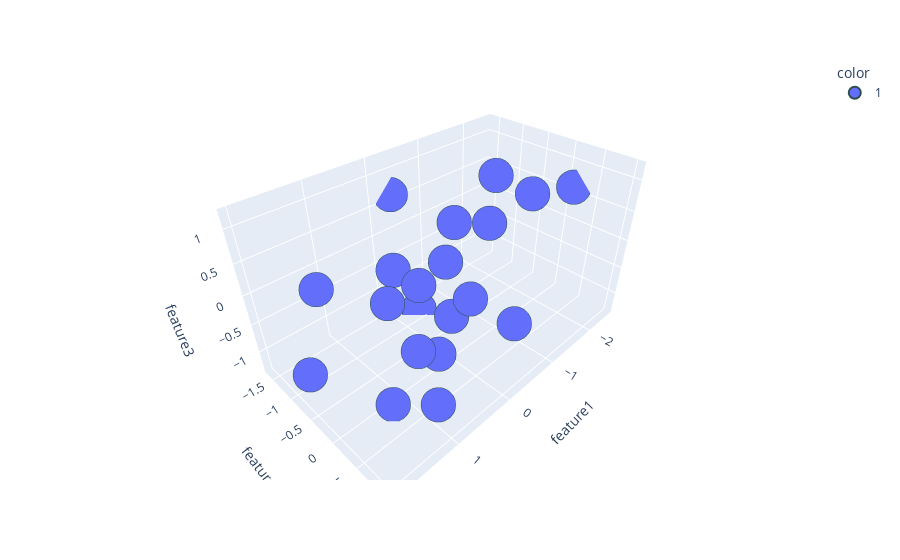

Here is the notebook cell this chart was saved with:
### Code cell
import plotly.express as px
#y_train_trf = y_train.astype(str)
fig = px.scatter_3d(df, x=df['feature1'], y=df['feature2'], z=df['feature3'],
              color=df['target'].astype('str'))
fig.update_traces(marker=dict(size=12,
                              line=dict(width=2,
                                        color='DarkSlateGrey')),
                  selector=dict(mode='markers'))

fig.show()

### Figure 1 — Plotly figure (JSON) as saved in the notebook; plotly's stock layout.template omitted (floating-point values rounded to 4 significant figures)
{"data": [{"hovertemplate": "color=1<br>feature1=%{x}<br>feature2=%{y}<br>feature3=%{z}<extra></extra>", "legendgroup": "1", "marker": {"color": "#636efa", "line": {"color": "DarkSlateGrey", "width": 2}, "size": 12, "symbol": "circle"}, "mode": "markers", "name": "1", "scene": "scene", "showlegend": true, "type": "scatter3d", "x": [0.667, 0.9486, -0.3675, 1.772, 0.3223, -1.01, -1.838, 1.045, 0.2411, 1.267, 1.415, 1.968, -2.506, -0.02254, 0.4206, -0.04544, -0.4208, 0.1901, -0.3316, -0.9926], "y": [0.02581, 0.7017, -1.137, -0.3475, 0.06034, 0.4417, -0.9388, 0.5382, -0.9525, 0.1736, 0.4577, -0.5478, 0.147, 0.01342, 0.4116, 1.041, -0.552, 0.5121, -1.632, -0.1613], "z": [-0.7776, -1.051, -1.322, 0.6701, -1.043, 1.129, -0.2018, 0.8121, -0.1363, -1.223, 0.7289, -0.6794, 0.6062, 0.9359, -0.07132, -0.09403, -0.1211, 0.1315, 0.6191, 1.192]}], "layout": {"legend": {"title": {"text": "color"}, "tracegroupgap": 0}, "margin": {"t": 60}, "scene": {"domain": {"x": [0, 1], "y": [0, 1]}, "xaxis": {"title": {"text": "feature1"}}, "yaxis": {"title": {"text": "feature2"}}, "zaxis": {"title": {"text": "feature3"}}}}}
